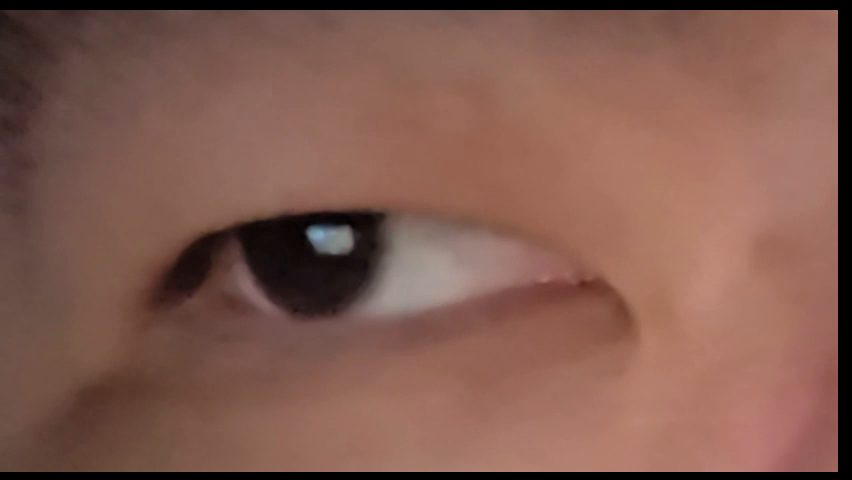
#> input picture frame 17 of images/eye_singal.mp4, 852 x 480 px, given in place of eyes_data.mp4, which was not available
$ python testfunction.py
#> lines starting #> are read from the running program, lines starting #| are printed output that depends on the picture; pictures that were not available may be replaced by others from this repository, and a replacement may not be noted
import cv2
import numpy as np
import math

miss_num = 0
close_my_eye_num = 0

# 加载Haar级联分类器
eye_cascade = cv2.CascadeClassifier(cv2.data.haarcascades + 'haarcascade_eye.xml')

# 打开输入流
cap = cv2.VideoCapture('img/eyes_data.mp4')

# 初始化前一帧的瞳孔位置
prev_pupil_positions = []
position_change_threshold = 25  # 瞳孔位置变化阈值（像素）

while True:
    # 读取视频帧
    ret, frame = cap.read()
#> frame is the input picture: shape (480, 852, 3); mean B, G, R 79, 90.8, 129.6

    if not ret:
        break

    # 裁剪画面为原来的一半（高度和宽度各减半）
    height, width = frame.shape[:2]
#> height = 480; width = 852
    cropped_frame = frame[0:height//2, 0:width//2]
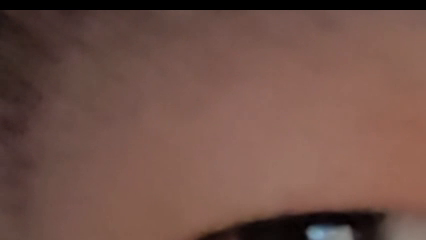
#> cropped_frame: shape (240, 426, 3); mean B, G, R 72.3, 81.6, 113.5

    # 转为灰度图（在裁剪后的画面上处理）
    gray = cv2.cvtColor(cropped_frame, cv2.COLOR_BGR2GRAY)
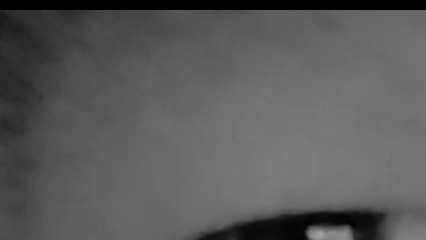
#> gray: shape (240, 426); min 0, max 162, mean 90.1

    # 眼睛检测
    eyes = eye_cascade.detectMultiScale(gray, scaleFactor=1.1, minNeighbors=5, minSize=(30, 30))
#> eyes = ()

    current_pupil_positions = []
    pupil_detected = False

    for (x, y, w, h) in eyes:
        # 绘制矩形框标出眼睛
        cv2.rectangle(cropped_frame, (x, y), (x + w, y + h), (0, 255, 0), 2)

        # 提取眼睛区域
        eye_region = gray[y:y + h, x:x + w]
        eye_frame = cropped_frame[y:y + h, x:x + w]

        # 使用更小的阈值化处理来找到瞳孔
        _, thresh = cv2.threshold(eye_region, 20, 255, cv2.THRESH_BINARY_INV)

        # 查找轮廓（瞳孔）
        contours, _ = cv2.findContours(thresh, cv2.RETR_EXTERNAL, cv2.CHAIN_APPROX_SIMPLE)

        # 只处理面积大于25的轮廓
        valid_contours = [c for c in contours if cv2.contourArea(c) > 25]

        if valid_contours:
            pupil_detected = True
            # 找到面积最大的轮廓
            largest_contour = max(valid_contours, key=cv2.contourArea)

            # 获取最大轮廓的边界框
            (cx, cy), radius = cv2.minEnclosingCircle(largest_contour)
            global_cx, global_cy = int(x + cx), int(y + cy)  # 转换为全局坐标

            current_pupil_positions.append((global_cx, global_cy))

            # 绘制圆圈标记瞳孔
            cv2.circle(eye_frame, (int(cx), int(cy)), int(radius), (0, 0, 255), 2)

            # 在瞳孔中心画点
            cv2.circle(eye_frame, (int(cx), int(cy)), 2, (255, 0, 0), -1)

            # 输出瞳孔坐标 (cx, cy)
            print(f"Pupil coordinates: x={global_cx}, y={global_cy}")
#> this loop made 0 passes
#> after the loop, current_pupil_positions = []

    # 检查瞳孔状态
    if not pupil_detected:
        print("close_my_eye")
        close_my_eye_num += 1
    elif prev_pupil_positions and current_pupil_positions:
        # 计算瞳孔位置变化
        position_changes = []
        for prev_pos, curr_pos in zip(prev_pupil_positions, current_pupil_positions):
            distance = math.sqrt((curr_pos[0] - prev_pos[0])**2 + (curr_pos[1] - prev_pos[1])**2)
            position_changes.append(distance)

        # 如果有任何一个瞳孔移动距离超过阈值
        if any(change > position_change_threshold for change in position_changes):
            print("miss")
            miss_num += 1

    # 更新前一帧的瞳孔位置
    prev_pupil_positions = current_pupil_positions
#> prev_pupil_positions = []

    # 显示裁剪后的结果
    cv2.imshow('Pupil Detection (Cropped)', cropped_frame)

    # 按键退出
    if cv2.waitKey(30) & 0xFF == ord('q'):
#> (key q is pressed here)
        break

# 输出最终结果
print("This is the conclusion of the test:")
print(f"Your eye was miss: {miss_num} times")
print(f"Your eye was close: {close_my_eye_num} times")

# 释放资源
cap.release()
cv2.destroyAllWindows()

$ run again, starting later in the video
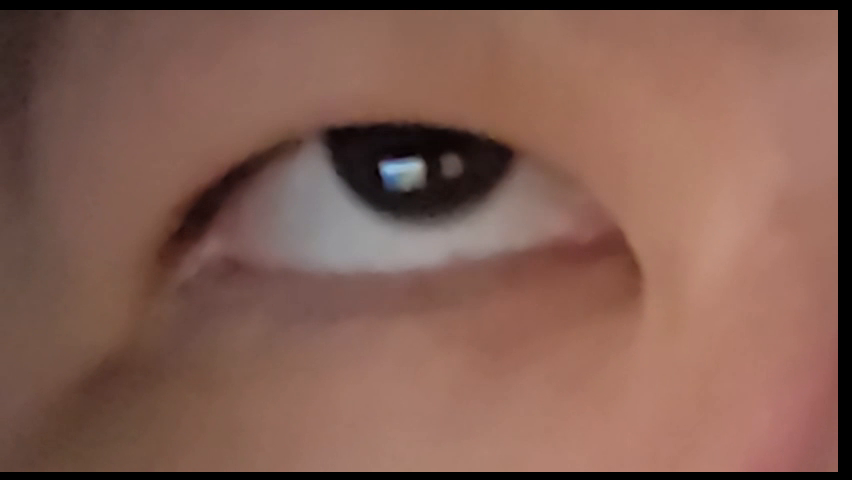
#> input picture frame 77 of images/eye_singal.mp4, 852 x 480 px, given in place of eyes_data.mp4, which was not available
#> frame is the input picture: shape (480, 852, 3); mean B, G, R 82.2, 94.2, 131.2
#> `cropped_frame = frame[0:height//2, 0:width//2]`:
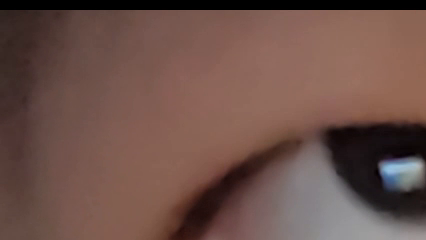
#> cropped_frame: shape (240, 426, 3); mean B, G, R 73.4, 81.1, 108.9
#> `gray = cv2.cvtColor(cropped_frame, cv2.COLOR_BGR2GRAY)`:
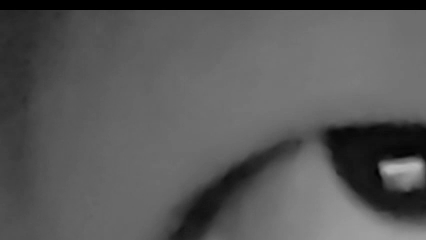
#> gray: shape (240, 426); min 0, max 184, mean 88.5
#> eyes = ()
#> after the loop `for (x, y, w, h) in eyes:`: current_pupil_positions = []

$ run again, starting later in the video
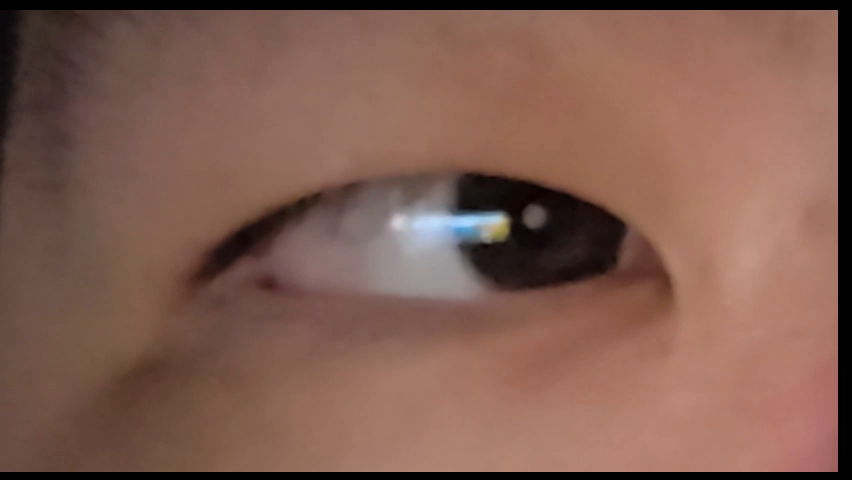
#> input picture frame 138 of images/eye_singal.mp4, 852 x 480 px, given in place of eyes_data.mp4, which was not available
#> frame is the input picture: shape (480, 852, 3); mean B, G, R 80.2, 92.8, 128.5
#> `cropped_frame = frame[0:height//2, 0:width//2]`:
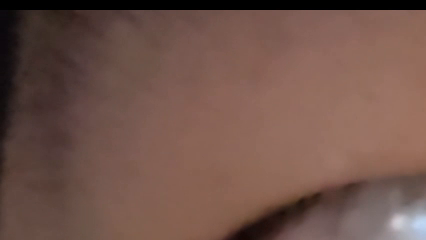
#> cropped_frame: shape (240, 426, 3); mean B, G, R 74.3, 83.7, 112.7
#> `gray = cv2.cvtColor(cropped_frame, cv2.COLOR_BGR2GRAY)`:
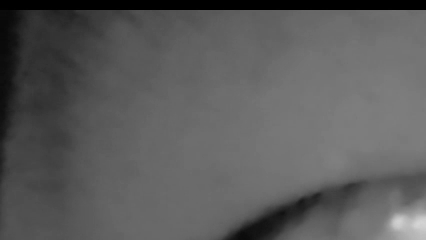
#> gray: shape (240, 426); min 0, max 213, mean 91.3
#> eyes = ()
#> after the loop `for (x, y, w, h) in eyes:`: current_pupil_positions = []
